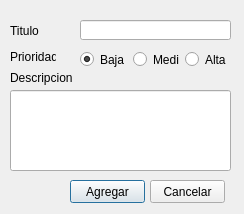
<?xml version="1.0" encoding="UTF-8"?>
<ui version="4.0">
 <class>Dialog</class>
 <widget class="QDialog" name="Dialog">
  <property name="geometry">
   <rect>
    <x>0</x>
    <y>0</y>
    <width>244</width>
    <height>214</height>
   </rect>
  </property>
  <property name="windowTitle">
   <string>Dialog</string>
  </property>
  <widget class="QLabel" name="label">
   <property name="geometry">
    <rect>
     <x>10</x>
     <y>20</y>
     <width>61</width>
     <height>21</height>
    </rect>
   </property>
   <property name="text">
    <string>Titulo</string>
   </property>
  </widget>
  <widget class="QLabel" name="label_2">
   <property name="geometry">
    <rect>
     <x>10</x>
     <y>70</y>
     <width>71</width>
     <height>16</height>
    </rect>
   </property>
   <property name="text">
    <string>Descripcion</string>
   </property>
  </widget>
  <widget class="QLabel" name="label_3">
   <property name="geometry">
    <rect>
     <x>10</x>
     <y>50</y>
     <width>46</width>
     <height>13</height>
    </rect>
   </property>
   <property name="text">
    <string>Prioridad</string>
   </property>
  </widget>
  <widget class="QLineEdit" name="lineEdit">
   <property name="geometry">
    <rect>
     <x>80</x>
     <y>20</y>
     <width>151</width>
     <height>20</height>
    </rect>
   </property>
  </widget>
  <widget class="QLineEdit" name="lineEdit2">
   <property name="geometry">
    <rect>
     <x>10</x>
     <y>90</y>
     <width>221</width>
     <height>81</height>
    </rect>
   </property>
  </widget>
  <widget class="QPushButton" name="pushButton">
   <property name="geometry">
    <rect>
     <x>70</x>
     <y>180</y>
     <width>75</width>
     <height>23</height>
    </rect>
   </property>
   <property name="text">
    <string>Agregar</string>
   </property>
  </widget>
  <widget class="QPushButton" name="pushButton_2">
   <property name="geometry">
    <rect>
     <x>150</x>
     <y>180</y>
     <width>75</width>
     <height>23</height>
    </rect>
   </property>
   <property name="text">
    <string>Cancelar</string>
   </property>
  </widget>
  <widget class="QWidget" name="layoutWidget">
   <property name="geometry">
    <rect>
     <x>80</x>
     <y>50</y>
     <width>151</width>
     <height>19</height>
    </rect>
   </property>
   <layout class="QHBoxLayout" name="horizontalLayout">
    <item>
     <widget class="QRadioButton" name="radioButton">
      <property name="text">
       <string>Baja</string>
      </property>
      <property name="checked">
       <bool>true</bool>
      </property>
     </widget>
    </item>
    <item>
     <widget class="QRadioButton" name="radioButton_2">
      <property name="text">
       <string>Media</string>
      </property>
     </widget>
    </item>
    <item>
     <widget class="QRadioButton" name="radioButton_3">
      <property name="text">
       <string>Alta</string>
      </property>
     </widget>
    </item>
   </layout>
  </widget>
  <zorder>layoutWidget</zorder>
  <zorder>label</zorder>
  <zorder>label_2</zorder>
  <zorder>label_3</zorder>
  <zorder>lineEdit</zorder>
  <zorder>lineEdit2</zorder>
  <zorder>pushButton</zorder>
  <zorder>pushButton_2</zorder>
 </widget>
 <resources/>
 <connections/>
</ui>
